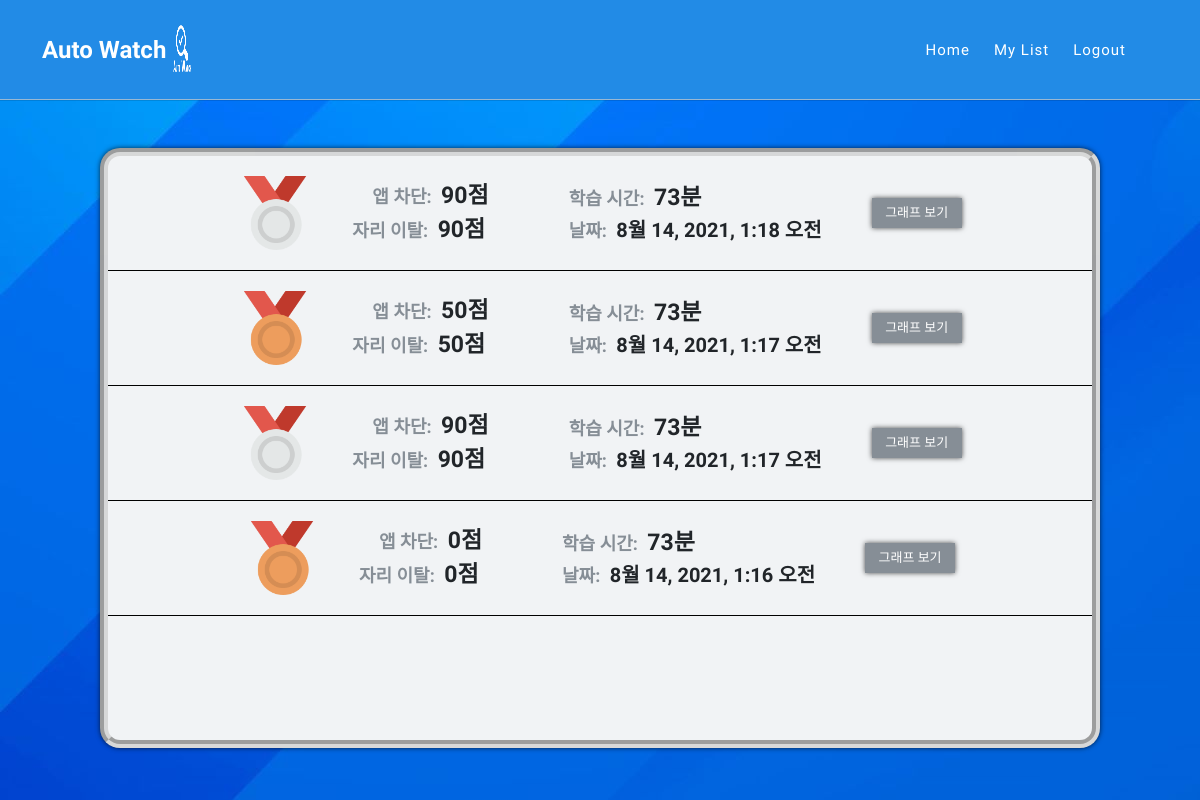
/main/list/analytics (signed in), run on an earlier commit of the app's database.
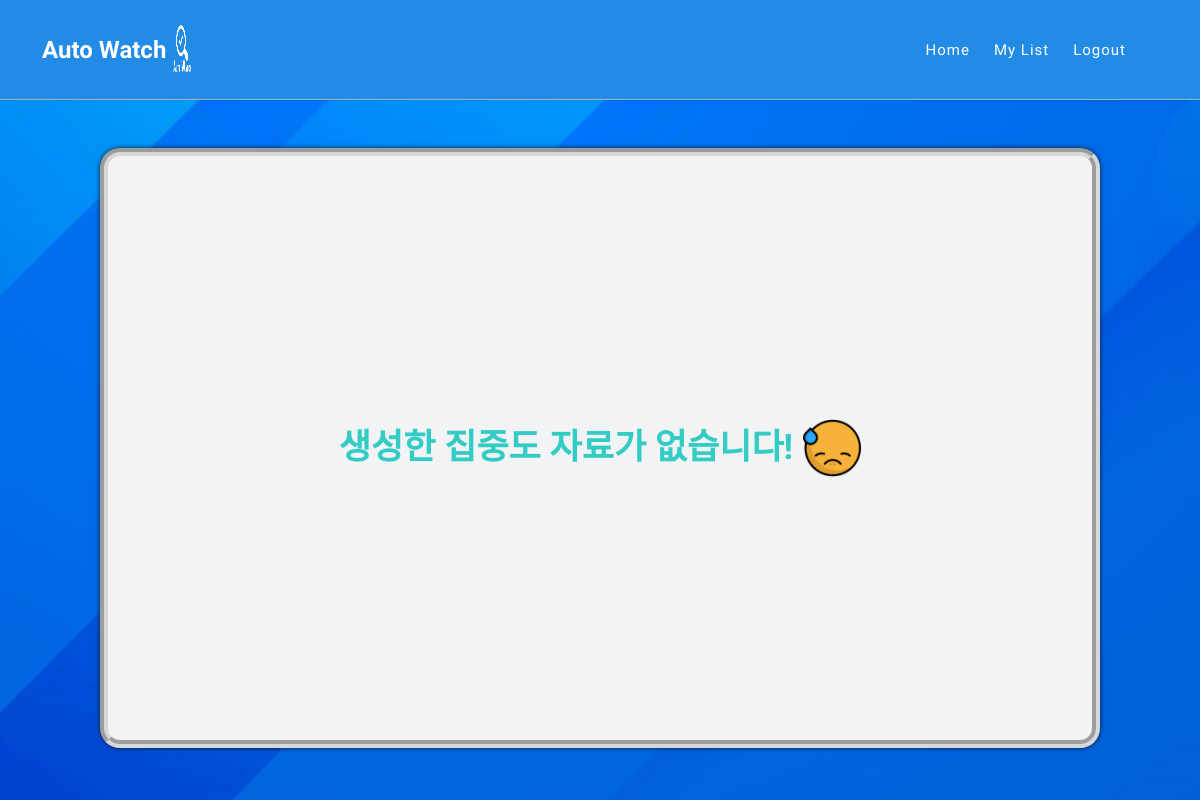
And on a later commit of the database.
### main/models.py (models this page shows)
class Analytics(models.Model):
    room_name = models.CharField(max_length=128, verbose_name="방 이름", default="NULL")
    email = models.EmailField(max_length=128, verbose_name="사용자",default="NULL")
    count =  models.IntegerField(verbose_name="사용자 수", default=0)
    rate = models.IntegerField(verbose_name="순위", default=0)
    level = models.IntegerField(verbose_name="집중도 레벨",default=0)
    app = models.IntegerField(verbose_name="앱 차단 점수",default=0)
    person = models.IntegerField(verbose_name="자리 이탈 점수",default=0)
    time = models.IntegerField(verbose_name="학습 시간",default=0)
    list = models.IntegerField(verbose_name="list 변수",default=0)
    make_date = models.DateTimeField(auto_now_add=True, verbose_name='생성 날짜')
    def __str__(self):
        return self.email
    class Meta:
        db_table = 'analytics'
        verbose_name = '집중도'
        verbose_name_plural = '집중도'

### main/views.py (the view)
# urls.py: path('list/analytics',AnalyticsList.as_view()),
class AnalyticsList(ListView):
    model = Analytics
    template_name = 'analyticslist.html'
    def get_queryset(self):
        QuerySet = Analytics.objects.filter(email = self.request.session.get('user_email')).order_by('-make_date')
        return QuerySet

### main/templates/analyticslist.html (shortened to what this page needs)
<!DOCTYPE html>
<html lang="ko" id="html">
<head>
    <link href="/static/vendor/bootstrap/css/bootstrap.min.css" rel="stylesheet">
    <link rel="stylesheet" href="/static/assets/css/fontawesome.css">
    <link rel="stylesheet" href="/static/assets/css/templatemo-seo-dream.css?after">
    <link rel="stylesheet" href="/static/assets/css/main.css">
    <link rel="stylesheet" href="/static/assets/css/makeroom.css">
    <link rel="stylesheet" href="/static/assets/css/enterroom.css?after">
    <link rel="stylesheet" href="/static/assets/css/list.css?after?after?after?after">
    <link rel="stylesheet" href="/static/assets/css/animated.css">
    <link rel="stylesheet" href="https://cdnjs.cloudflare.com/ajax/libs/animate.css/4.1.1/animate.min.css"/>
    <link rel="stylesheet" href="/static/assets/css/owl.css">
</head>
<body>
    <div class="animate__animated animate__fadeInDown animate__delay-0.8s">
      <header class="header-area">
        <div class="container">
          <div class="row">
            <div class="col-12">
                <nav class="main-nav">
                  <a href="/main" class="logo">
                    <h4>Auto Watch <img src="/static/assets/images/자동감시로고_-removebg-preview.png" alt="" class="auto_logo"></h4>
                  </a>
                  <ul class="nav">
                    <li class="scroll-to-section"><a href="/main">Home</a></li>
                    <li class="scroll-to-section"><a href="/main/list">My List</a></li>
                    <li class="scroll-to-section"><a href="/logout">Logout</a></li>
                    <li class="scroll-to-section"></li>
                  </ul>
                </nav>
            </div>
          </div>
        </div>
      </header>
    </div>
    <div class="main">
      <div class="inner">
        <div class="list-wapper" id="list-wapper" name="list-wapper" >
          {% if object_list %}
            {% for Analytics in object_list %}
              {% if Analytics.list == 1 %}
                <div class="analytics-list">
                  <img src="/static/assets/images/gold-medal.png" alt="">
                  <div class="over"><span class="list-sub-text-anal">앱 차단: </span><span class="list-main-text">{{Analytics.app}}점</span><br><span class="list-sub-text">자리 이탈: </span><span class="list-main-text">{{Analytics.person}}점</span></div>
                  <div class="under"><span class="list-sub-text">학습 시간: </span><span class="list-main-text">{{Analytics.time}}분</span><br><span class="list-sub-text">날짜: </span><span class="list-main-text-date">{{Analytics.make_date}}</span></div>
                  <button onclick="location.href='/main/list/analytics/{{Analytics.pk}}'">그래프 보기</button>
                </div>
              {% elif Analytics.list == 2 %}
                <div class="analytics-list">
                  <img src="/static/assets/images/silver-medal.png" alt="">
                  <div class="over"><span class="list-sub-text-anal">앱 차단: </span><span class="list-main-text">{{Analytics.app}}점</span><br><span class="list-sub-text">자리 이탈: </span><span class="list-main-text">{{Analytics.person}}점</span></div>
                  <div class="under"><span class="list-sub-text">학습 시간: </span><span class="list-main-text">{{Analytics.time}}분</span><br><span class="list-sub-text">날짜: </span><span class="list-main-text-date">{{Analytics.make_date}}</span></div>
                  <button onclick="location.href='/main/list/analytics/{{Analytics.pk}}'">그래프 보기</button>
                </div>
              {% elif Analytics.list == 3 %}
                <div class="analytics-list">
                  <img src="/static/assets/images/bronze-medal.png" alt="">
                  <div class="over"><span class="list-sub-text-anal">앱 차단: </span><span class="list-main-text">{{Analytics.app}}점</span><br><span class="list-sub-text">자리 이탈: </span><span class="list-main-text">{{Analytics.person}}점</span></div>
                  <div class="under"><span class="list-sub-text">학습 시간: </span><span class="list-main-text">{{Analytics.time}}분</span><br><span class="list-sub-text">날짜: </span><span class="list-main-text-date">{{Analytics.make_date}}</span></div>
                  <button onclick="location.href='/main/list/analytics/{{Analytics.pk}}'">그래프 보기</button>
                </div>
              {%endif%}
            {% endfor%}
          {% else %}
            <div id="noroom" class="animate__animated animate__rubberBand animate__delay-0.8s">
                <span>생성한 집중도 자료가 없습니다!</span>
                <img src="/static/assets/images/embarrassed.png" alt="">
            </div>
          {%endif%}
        </div>
      </div>
    </div>
</body>
</html>

### static/assets/css/templatemo-seo-dream.css (style rules this page uses)
* { margin: 0; padding: 0; border: 0; outline: 0; }
ul, li { padding: 0; margin: 0; list-style: none; }
header, nav, section, article, aside, footer, hgroup { display: block; }
* { box-sizing: border-box; }
html, body { font-family: 'fontawesome-webfont', sans-serif; font-weight: 400; background-color: #fff; -ms-text-size-adjust: 100%; -webkit-font-smoothing: antialiased; -moz-osx-font-smoothing: grayscale; }
a { text-decoration: none; }
html, body { background: #fff; font-family: 'Open Sans', sans-serif; }
.header-area { background-color: #228be6; border-bottom: 1px solid rgba(204,204,204, 0.7); box-shadow: 0 0 1px rgba(0,0,0, 0.7); position: absolute; top: 0px; left: 0px; right: 0px; z-index: 100; height: 100px; -webkit-transition: all .5s ease 0s; -moz-transition: all .5s ease 0s; -o-transition: all .5s ease 0s; transition: all .5s ease 0s; }
.header-area .main-nav { min-height: 80px; background: transparent; }
.header-area .main-nav .logo { float: left; -webkit-transition: all 0.3s ease 0s; -moz-transition: all 0.3s ease 0s; -o-transition: all 0.3s ease 0s; transition: all 0.3s ease 0s; }
.header-area .main-nav .logo h4 { font-size: 30px; font-weight: 800; text-transform: capitalize; color: #fff; line-height: 100px; float: left; width: 300px; -webkit-transition: all 0.3s ease 0s; -moz-transition: all 0.3s ease 0s; -o-transition: all 0.3s ease 0s; transition: all 0.3s ease 0s; }
.header-area .main-nav .logo h4 img { margin-top: 10px; width: 80px; height: 80px; }
.header-area .main-nav .nav { float: right; margin-top: 30px; margin-right: 0px; background-color: transparent; -webkit-transition: all 0.3s ease 0s; -moz-transition: all 0.3s ease 0s; -o-transition: all 0.3s ease 0s; transition: all 0.3s ease 0s; position: relative; z-index: 999; }
.header-area .main-nav .nav li { padding-left: 20px; padding-right: 20px; }
.header-area .main-nav .nav li:last-child { padding-right: 0px; padding-left: 40px; }
.header-area .main-nav .nav li a { display: block; font-weight: 500; font-size: 15px; color: #fff; text-transform: capitalize; -webkit-transition: all 0.3s ease 0s; -moz-transition: all 0.3s ease 0s; -o-transition: all 0.3s ease 0s; transition: all 0.3s ease 0s; height: 40px; line-height: 40px; border: transparent; letter-spacing: 1px; }
.header-area .nav { margin-top: 30px; }
@media (max-width: 1200px) { .header-area .main-nav .nav li { padding-left: 12px; padding-right: 12px; } }
@media (max-width: 1200px) { .header-area .main-nav:before { display: none; } }
@media (min-width: 767px) { .header-area .main-nav .nav { display: flex !important; } }
.auto_logo { width: 100px; height: 50px; }
@media (max-width: 1200px) { .header-area .main-nav .logo h4 { font-size: 24px; } }
@media (max-width: 1200px) { .header-area .main-nav .logo h4 img { max-width: 25px; margin-left: 0px; } }
@media (max-width: 1200px) { .header-area .main-nav .nav li:last-child { padding-left: 20px; } }

### static/assets/css/main.css (style rules this page uses)
html,body { width: 100%; height: 100%; overflow: hidden; background-color: rgba(0,0,0, 0.7); }
.header-area .main-nav img { margin-top: 20px; }
.main { background-image: url(../images/main-back.jpg); background-repeat: no-repeat; width: 100%; height: 100%; display: flex; justify-content: center; align-items: center; }
.inner { margin-top: 6rem; width: 1000px; height: 600px; background-color: #f1f3f5; border-radius: 20px; border: 8px rgba(204,204,204, 0.7); border-style: groove; box-shadow: 0 0 5px rgba(0,0,0, 0.7); }

### static/assets/css/list.css (style rules this page uses)
.list-wapper { overflow: scroll; width: 100%; height: 100%; }
#noroom { width: 100%; height: 100%; display: flex; justify-content: center; align-items: center; font-size: 35px; color: #33ccc5; font-weight: 700; text-align: center; }
#noroom img { margin-left: 10px; width: 58px; height: 58px; }

What changed in the data, as far as the page shows it:
removed Analytics: list 2 (drawn), app "90", person "90", time "73", make_date "8월 14, 2021, 1:18 오전"
removed Analytics: list 3 (drawn), app "50", person "50", time "73", make_date "8월 14, 2021, 1:17 오전"
removed Analytics: list 2 (drawn), app "90", person "90", time "73", make_date "8월 14, 2021, 1:17 오전"
removed Analytics: list 3 (drawn), app "0", person "0", time "73", make_date "8월 14, 2021, 1:16 오전"
Also different on the page:
text now shown: "생성한 집중도 자료가 없습니다!"
